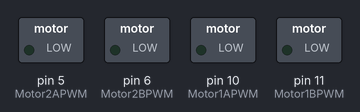
The sketch below on a simulated Arduino Uno, built with avr-gcc and run on an emulated ATmega328P. On the bench: switched loads named in the sketch (green lamp = pin HIGH). What the sketch prints to the serial monitor is not drawn.

Above: at 6.66 s.
Timing chart, 0 to 40.0 s (numbered marks = the images above):
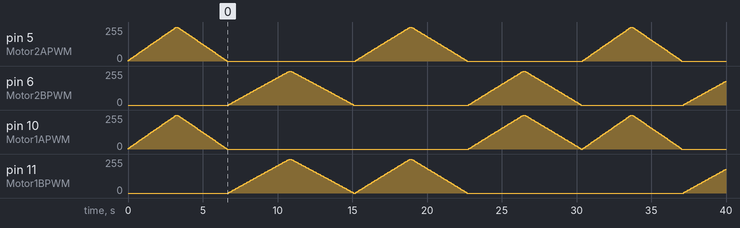

The sketch:

MotorHBridge.ino
```cpp
int Motor1APWM = 10;
int Motor1BPWM = 11;
int Motor2APWM = 5;
int Motor2BPWM = 6;
void setup() {
  Serial.begin(9600);
}
void loop() {
  for (int fadeValue = 0 ; fadeValue <= 255; fadeValue += 5) {
    analogWrite(Motor1APWM, fadeValue);
    analogWrite(Motor1BPWM, 0);
    analogWrite(Motor2APWM, fadeValue);
    analogWrite(Motor2BPWM, 0);
    Serial.print("Motor 1 Clockwise Speedup ");
    Serial.print("Motor 2 Clockwise Speedup PWM: ");
    Serial.println(fadeValue);
    delay(10);
  }
  for (int fadeValue = 255 ; fadeValue >= 0; fadeValue -= 5) {
    analogWrite(Motor1APWM, fadeValue);
    analogWrite(Motor1BPWM, 0);
    analogWrite(Motor2APWM, fadeValue);
    analogWrite(Motor2BPWM, 0);
    Serial.print("Motor 1 Clockwise Slowdown");
    Serial.print("Motor 2 Clockwise Slowdown PWM: ");
    Serial.println(fadeValue);
    delay(10);
  }
  for (int fadeValue = 0 ; fadeValue <= 255; fadeValue += 5) {
    analogWrite(Motor1APWM, 0);
    analogWrite(Motor1BPWM, fadeValue);
    analogWrite(Motor2APWM, 0);
    analogWrite(Motor2BPWM, fadeValue);
    Serial.print("Motor 1 Counter Clockwise Speedup ");
    Serial.print("Motor 2 Counter Clockwise Speedup PWM: ");
    Serial.println(fadeValue);
    delay(10);
  }
  for (int fadeValue = 255 ; fadeValue >= 0; fadeValue -= 5) {
    analogWrite(Motor1APWM, 0);
    analogWrite(Motor1BPWM, fadeValue);
    analogWrite(Motor2APWM, 0);
    analogWrite(Motor2BPWM, fadeValue);
    Serial.print("Motor 1 Counter Clockwise Slowdown ");
    Serial.print("Motor 2 Counter Clockwise Slowdown PWM: ");
    Serial.println(fadeValue);
    delay(10);
  }
  for (int fadeValue = 0 ; fadeValue <= 255; fadeValue += 5) {
    analogWrite(Motor1APWM, 0);
    analogWrite(Motor1BPWM, fadeValue);
    analogWrite(Motor2APWM, fadeValue);
    analogWrite(Motor2BPWM, 0);
    Serial.print("Motor 1 Counter Clockwise Speedup ");
    Serial.print("Motor 2 Clockwise Speedup PWM: ");
    Serial.println(fadeValue);
    delay(10);
  }
  for (int fadeValue = 255 ; fadeValue >= 0; fadeValue -= 5) {
    analogWrite(Motor1APWM, 0);
    analogWrite(Motor1BPWM, fadeValue);
    analogWrite(Motor2APWM, fadeValue);
    analogWrite(Motor2BPWM, 0);
    Serial.print("Motor 1 Counter Clockwise Slowdow ");
    Serial.print("Motor 2 Clockwise Slowdown PWM: ");
    Serial.println(fadeValue);
    delay(10);
  }
  for (int fadeValue = 0 ; fadeValue <= 255; fadeValue += 5) {
    analogWrite(Motor1APWM, fadeValue);
    analogWrite(Motor1BPWM, 0);
    analogWrite(Motor2APWM, 0);
    analogWrite(Motor2BPWM, fadeValue);
    Serial.print("Motor 1 Clockwise Speedup ");
    Serial.print("Motor 2 Counter Clockwise Speedup PWM: ");
    Serial.println(fadeValue);
    delay(10);
  }
  for (int fadeValue = 255 ; fadeValue >= 0; fadeValue -= 5) {
    analogWrite(Motor1APWM, fadeValue);
    analogWrite(Motor1BPWM, 0);
    analogWrite(Motor2APWM, 0);
    analogWrite(Motor2BPWM, fadeValue);
    Serial.print("Motor 1 Clockwise Slowdown ");
    Serial.print("Motor 2 Counter Clockwise Slowdown PWM: ");
    Serial.println(fadeValue);
    delay(10);
  }
}
```
